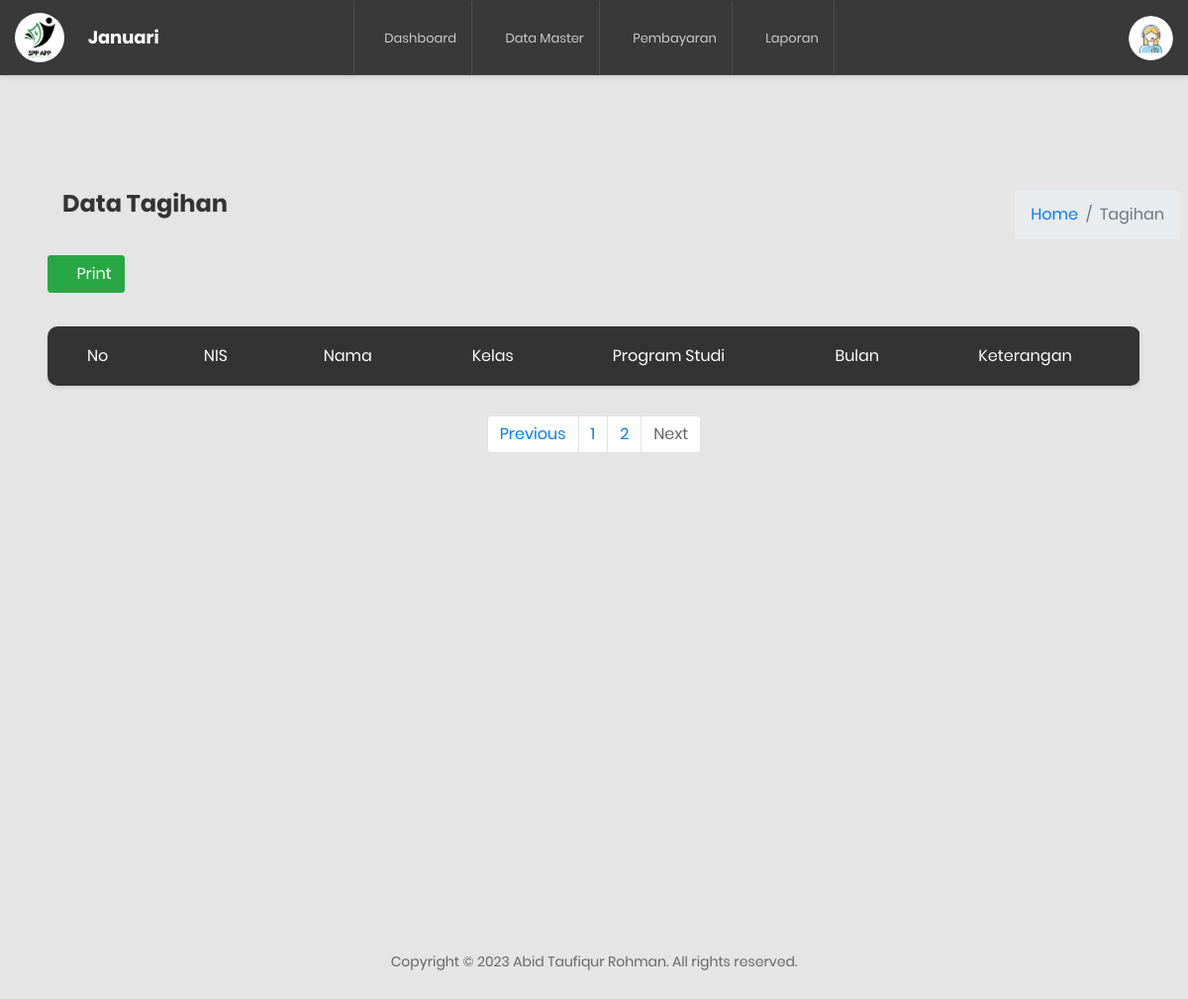
/admin/index.php?m=tagihan&halaman=3 (signed in), run on an earlier commit of the app's database.
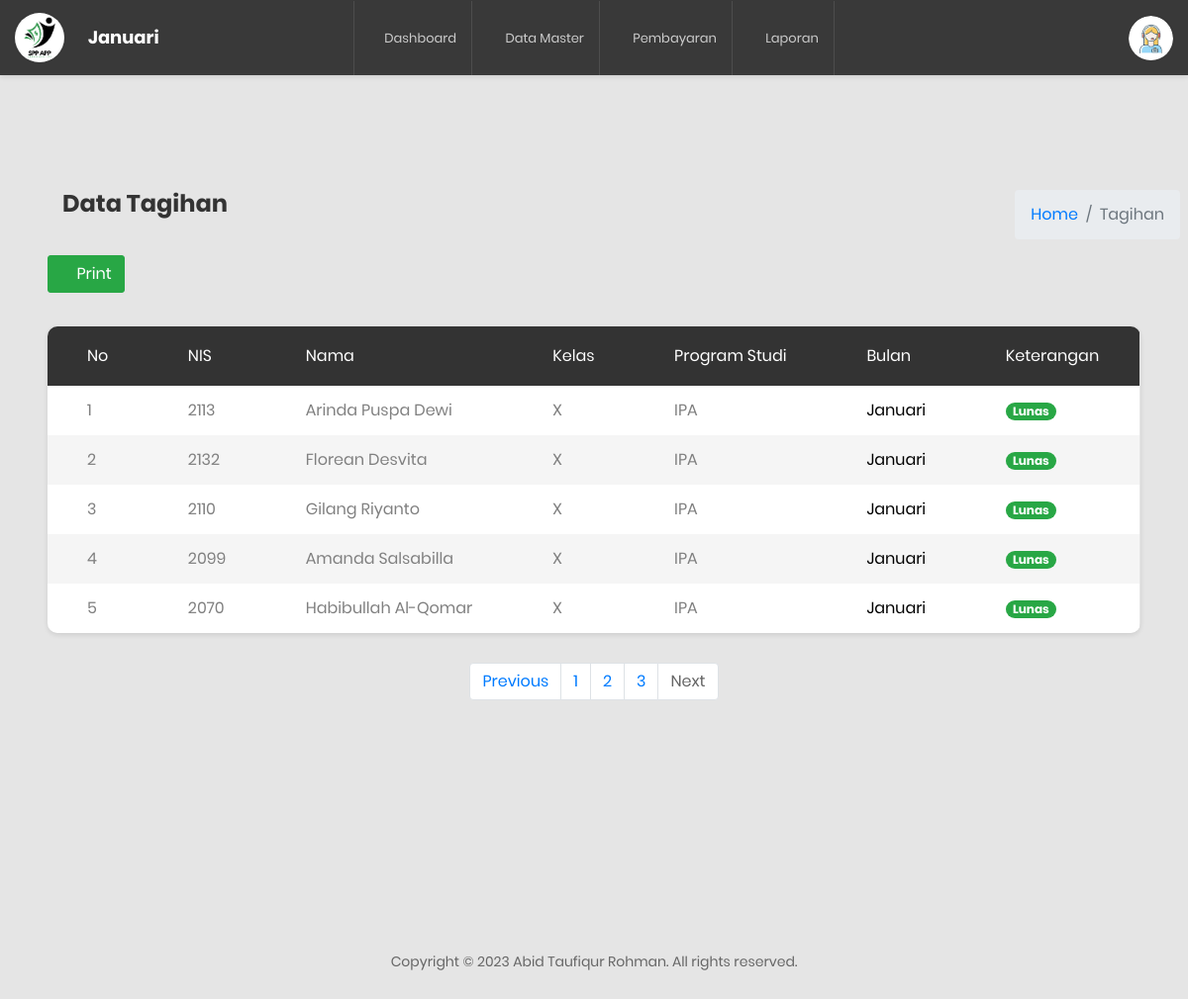
And on a later commit of the database.
### tables this page shows
CREATE TABLE `tb_tagihan` (
  `id` int(11) NOT NULL,
  `nis` text NOT NULL,
  `nama` text NOT NULL,
  `kelas` text NOT NULL,
  `prodi` text NOT NULL,
  `bulan` text NOT NULL,
  `keterangan` text NOT NULL,
  `tstamp` text NOT NULL
);

### admin/modul/laporan/paging.php (the view, shortened to what this page needs)
<?php
$koneksi = mysqli_connect('localhost', 'root', '', 'spp_zibran');
    $batas = 5;
$halaman = isset($_GET['halaman']) ? (int)$_GET['halaman'] : 1;
$halaman_awal = ($halaman>1) ? ($halaman * $batas) - $batas : 0;
$previous = $halaman - 1;
$data = mysqli_query($koneksi, "SELECT * FROM tb_tagihan");
$jumlah_data = mysqli_num_rows($data);
$total_halaman = ceil($jumlah_data / $batas);
$bulan = date("m");
  $siswa = mysqli_query($koneksi, "SELECT * FROM tb_tagihan LIMIT $halaman_awal, $batas");
foreach ($siswa as $pro):
  ?>
<tr>
                              <td><?= $no++;  ?></td>
                              <td><?=  $pro['nis'];?></td>
                              <td><?=  $pro['nama'];?></td>
                              <td><?= $pro['kelas'];?></td>
                              <td><?=  $pro['prodi'];?></td>
                              <td>
                                <?php
                                                     if ($bulan==1) {
                            echo '<p style="color: black;">Januari</p>';
                           }else if ($bulan==2) {
                            echo '<p style="color: black;">Febuari</p>';
                           }elseif ($bulan==3) {
                            echo '<p style="color: black;">Maret</p>';
                           }elseif ($bulan==4) {
                            echo '<p style="color: black;">April</p>';
                           }elseif ($bulan==5) {
                            echo '<p style="color: black;">Mei</p>';
                           }elseif ($bulan==6) {
                            echo '<p style="color: black;">Juni</p>';
                           }elseif ($bulan==7) {
                            echo '<p style="color: black;">Juli</p>';
                           }elseif ($bulan==8) {
                            echo '<p style="color: black;">Agustus</p>';
                           }elseif ($bulan==9) {
                            echo '<p style="color: black;">September</p>';
                           }elseif ($bulan==10) {
                            echo '<p style="color: black;">Oktober</p>';
                           }elseif ($bulan==11) {
                            echo '<p style="color: black;">November</p>';
                           }elseif ($bulan==12) {
                            echo '<p style="color: black;">Desember</p>';
                            }
                                 ?>
                              </td>
                              <td>
                                <?php
                                if ($pro['keterangan']=="lunas") {
                                  echo '<span class="badge badge-pill badge-success">Lunas</span>';
                                }elseif ($pro['keterangan']=="belum lunas") {
                                  echo '<span class="badge badge-pill badge-danger">Belum Lunas</span>';
                                }
                                ?>
                                </td>
                              </tr>
                              <?php endforeach; ?>

### admin/index.php (shortened to what this page needs)
<?php
$modul  = (isset($_GET['m']))?$_GET['m']:"awal";
switch ($modul) {
	case 'tagihan': include 'modul/laporan/index.php'; break;
}
 ?>

### admin/modul/laporan/index.php (shortened to what this page needs)
<?php
$modul  = (isset($_GET['s']))?$_GET['s']:"awal";
$nama_app = " | SPP";
switch ($modul) {
	case 'awal': default: $judul="Tagihan SPP $nama_app"; include 'tagihan.php'; break;
}
 ?>

### admin/comp/header.php (shortened to what this page needs)
<?php require 'fungsi/fungsi.php'; ?>
    <?php foreach (summon_admin() as $adm): ?>
<!DOCTYPE html>
<html lang="en">
<head>
    <link href="<?=url()?>css/font-face.css" rel="stylesheet" media="all">
    <link href="<?=url()?>vendor/font-awesome-4.7/css/font-awesome.min.css" rel="stylesheet" media="all">
    <link href="<?=url()?>vendor/font-awesome-5/css/fontawesome-all.min.css" rel="stylesheet" media="all">
    <link href="<?=url()?>vendor/mdi-font/css/material-design-iconic-font.min.css" rel="stylesheet" media="all">
    <link href="<?=url()?>vendor/bootstrap-4.1/bootstrap.min.css" rel="stylesheet" media="all">
    <link href="<?=url()?>vendor/animsition/animsition.min.css" rel="stylesheet" media="all">
    <link href="<?=url()?>vendor/bootstrap-progressbar/bootstrap-progressbar-3.3.4.min.css" rel="stylesheet" media="all">
    <link href="<?=url()?>vendor/wow/animate.css" rel="stylesheet" media="all">
    <link href="<?=url()?>vendor/css-hamburgers/hamburgers.min.css" rel="stylesheet" media="all">
    <link href="<?=url()?>vendor/slick/slick.css" rel="stylesheet" media="all">
    <link href="<?=url()?>vendor/select2/select2.min.css" rel="stylesheet" media="all">
    <link href="<?=url()?>vendor/perfect-scrollbar/perfect-scrollbar.css" rel="stylesheet" media="all">
    <link href="<?=url()?>css/theme.css" rel="stylesheet" media="all">
</head>
<body class="animsition">
    <div class="page-wrapper">
        <header class="header-desktop3 d-none d-lg-block">
            <div class="section__content section__content--p35">
                <div class="header3-wrap">
                    <div class="header__logo">
                        <div class="img-cir">
                             <a href="#">
                            <?= gambar("icon_spp.png", "50") ?>
                        </a>
                        </div>
                       <h1 class="ml-4" style="color: green;"><?=bulan_sekarang("white")?></h1>
                    </div>
                    <div class="header__navbar">
                        <ul class="list-unstyled">
                            <li class="has-sub">
                                <a href="index.php">
                                    <i class="fas fa-tachometer-alt"></i>Dashboard
                                </a>
                            </li>
                            <li class="has-sub">
                                <a href="#">
                                    <i class="fa fa-compass" aria-hidden="true"></i>
                                    <span class="bot-line"></span>Data Master</a>
                            </li>
                            <li class="has-sub">
                                <a href="?m=bayar">
                                    <i class="fa fa-credit-card" aria-hidden="true"></i>
                                    <span class="bot-line"></span>Pembayaran</a>
                            </li>
                            <li class="has-sub">
                                <a href="#">
                                  <i class="fa fa-book" aria-hidden="true"></i>
                                    <span class="bot-line"></span>Laporan</a>
                            </li>
                        </ul>
                    </div>
                    <div class="header__tool">
                        <div class="account-wrap">
                            <div class="account-item account-item--style2 clearfix js-item-menu">
                                <div class="image">
                                    <div class="img-cir">
                                                   <?=gambar("iconadmin.jpg", "64");?>
                                               </div>
                                </div>
                            </div>
                        </div>
                    </div>
                </div>
            </div>
        </header>
  <?php endforeach; ?>

### admin/fungsi/fungsi.php (shortened to what this page needs)
<?php
$koneksi = mysqli_connect('localhost','root','','spp_zibran');
function summon_admin()
{
	global $koneksi;
	$id = $_SESSION['idsppapp'];
	return mysqli_query($koneksi, "SELECT * FROM admin WHERE id='$id'");
}
function bulan_sekarang($colorc)
{
	 $bulan = date("m");
	 if ($bulan==1) {
	 	echo '<h4 style="color: '.$colorc.';">Januari</h4>';
	 }else if ($bulan==2) {
	 	echo '<h4 style="color: '.$colorc.';">Febuari</h4>';
	 }elseif ($bulan==3) {
	 	echo '<h4 style="color: '.$colorc.';">Maret</h4>';
	 }elseif ($bulan==4) {
	 	echo '<h4 style="color: '.$colorc.';">April</h4>';
	 }elseif ($bulan==5) {
	 	echo '<h4 style="color: '.$colorc.';">Mei</h4>';
	 }elseif ($bulan==6) {
	 	echo '<h4 style="color: '.$colorc.';">Juni</h4>';
	 }elseif ($bulan==7) {
	 	echo '<h4 style="color: '.$colorc.';">Juli</h4>';
	 }elseif ($bulan==8) {
	 	echo '<h4 style="color: '.$colorc.';">Agustus</h4>';
	 }elseif ($bulan==9) {
	 	echo '<h4 style="color: '.$colorc.';">September</h4>';
	 }elseif ($bulan==10) {
	 	echo '<h4 style="color: '.$colorc.';">Oktober</h4>';
	 }elseif ($bulan==11) {
	 	echo '<h4 style="color: '.$colorc.';">November</h4>';
	 }elseif ($bulan==12) {
	 	echo '<h4 style="color: '.$colorc.';">Desember</h4>';
	 }
}
function gambar($img, $size)
{
	echo '<img src="//localhost/spp-app/assets/images/'.$img.'" width="'.$size.'">';
}
function url()
{
	return $url = "//localhost/spp-app/assets/";
}
 ?>

### admin/modul/laporan/tagihan.php (shortened to what this page needs)
<?php include 'comp/header.php'; ?>
<div class="main-content mb-1">
	<div class="content-wrapper">
		<div class="content-header mr-2">
		 <div class="row mb-2">
          <div class="col-sm-6">
           <h3 class="col-sm-6 ml-5">Data Tagihan</h3>
          </div>
          <div class="col-sm-6">
            <ol class="breadcrumb float-sm-right">
              <li class="breadcrumb-item"><a href="index.php?m=awal">Home</a></li>
              <li class="breadcrumb-item active">Tagihan</li>
            </ol>
          </div>
          <div class="col-sm-4 ml-5">
          	<a href="?m=printt"><button class="btn btn-success"><i class="fa fa-print"></i> Print</button></a>
          </div>
        </div>
	</div>
	<section class="content">
		<div class="container-fluid">
			<div class="row">
				<div class="col-sm-12"><br>
						<div class="row">
						 <div class="table-responsive table--no-card m-b-30 ml-5 mr-5">
							  	<table class="table table-borderless table-striped table-earning">
						                                        <thead>
						                                            <tr>
						                                                <th>No</th>
						                                                <th>NIS</th>
						                                                <th>Nama</th>
						                                                <th>Kelas</th>
						                                                <th>Program Studi</th>
						                                                <th>Bulan</th>
						                                                <th>Keterangan</th>
						                                            </tr>
						                                        </thead>
						                                        <tbody>
						                                           <?php
						                           						$no = 1;
						                           						include 'paging.php';
						                                            ?>
						                                        </tbody>
						                                    </table>
						</div>
							</div>
							  <center><ul class="pagination justify-content-center">
                <li class="page-item">
                    <a class="page-link" <?php if($halaman > 1){ echo "href='?m=tagihan&halaman=$previous'"; } ?>>Previous</a>
                </li>
                <?php
                for($x=1;$x<=$total_halaman;$x++){
                    ?>
                    <li class="page-item"><a class="page-link" href="?m=tagihan&halaman=<?php echo $x ?>"><?php echo $x; ?></a></li>
                    <?php
                }
                ?>
                <li class="page-item">
                    <a  class="page-link" <?php if($halaman < $total_halaman) { echo "href='?m=tagihan&halaman=$next'"; } ?>>Next</a>
                </li>
            </ul>
              </center>
				</div>
			</div>
		</div>
	</section>
</div>
</div>
<?php include 'comp/footer.php'; ?>

### admin/comp/footer.php (shortened to what this page needs)
            <section class="p-t-60 p-b-20">
                <div class="container">
                    <div class="row">
                        <div class="col-md-12">
                            <div class="copyright">
                               <p>Copyright &copy; <script>document.write(new Date().getFullYear());</script> Abid Taufiqur Rohman. All rights reserved.
                            </div>
                        </div>
                    </div>
                </div>
            </section>
        </div>
</body>
</html>

What changed in the data, as far as the page shows it:
added tb_tagihan: nis "2113", nama "Arinda Puspa Dewi", kelas "X", prodi "IPA", keterangan "Lunas"
added tb_tagihan: nis "2132", nama "Florean Desvita", kelas "X", prodi "IPA", keterangan "Lunas"
added tb_tagihan: nis "2110", nama "Gilang Riyanto", kelas "X", prodi "IPA", keterangan "Lunas"
added tb_tagihan: nis "2099", nama "Amanda Salsabilla", kelas "X", prodi "IPA", keterangan "Lunas"
added tb_tagihan: nis "2070", nama "Habibullah Al-Qomar", kelas "X", prodi "IPA", keterangan "Lunas"
Also different on the page:
new list line: "3"
